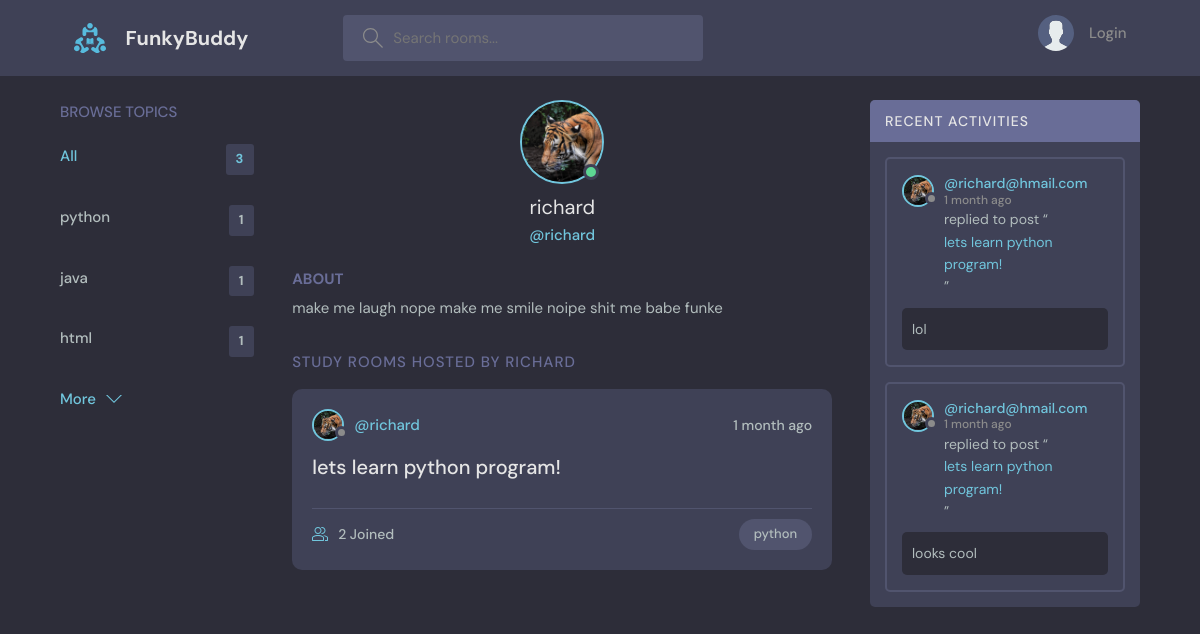
Page /profile/1/ on the committed database.
### base/models.py (models this page shows, shortened)
class Topic(models.Model):
    name= models.CharField(max_length=200)

class User(AbstractUser):
    name = models.CharField(max_length=200, null=True)
    email = models.EmailField(unique=True, null=True)
    bio = models.TextField(null=True)
    avatar = models.ImageField(null=True, default="avatar.svg")
    USERNAME_FIELD = 'email'
    REQUIRED_FIELDS = []

class Room(models.Model):
    host = models.ForeignKey(User, on_delete=models.SET_NULL, null=True)
    topic = models.ForeignKey(Topic, on_delete=models.SET_NULL, null=True)
    name = models.CharField( max_length=200)
    description = models.TextField(null=True, blank=True)
    participants= models.ManyToManyField(User, related_name='participants', blank=True)
    updated = models.DateTimeField(auto_now=True)
    created = models.DateTimeField(auto_now_add=True)
    class Meta:
        ordering = ['-updated', '-created']
    def __str__(self):
        return self.name

class Message(models.Model):
    user = models.ForeignKey(User, on_delete=models.CASCADE)
    room = models.ForeignKey(Room,on_delete=models.CASCADE)
    body = models.TextField()
    updated = models.DateTimeField(auto_now=True)
    created = models.DateTimeField(auto_now_add=True)
    class Meta:
        ordering = ['-updated', '-created']

### base/views.py (the view)
# urls.py: path('profile/<str:pk>/',views.userProfile, name="user-profile"),
def userProfile(request, pk):
    user= User.objects.get(id=pk)
    rooms= user.room_set.all()
    room_messages = user.message_set.all()
    topics = Topic.objects.all()
    context={'user':user, 'rooms':rooms,'room_messages':room_messages, 'topics': topics}
    return render(request, 'base/profile.html', context)

### base/templates/base/profile.html (shortened to what this page needs)
{% extends 'main.html' %}
{% block content %}
  <main class="profile-page layout layout--3">
    <div class="container">
      {% include 'base/topics_component.html' %}
        <div class="roomList">
            <div class="profile">
          <div class="profile__avatar">
            <div class="avatar avatar--large active">
              <img src="{{user.avatar.url}}" />
            </div>
          </div>
          <div class="profile__info">
            <h3>{{user.username}}</h3>
            <p>@{{user.username}}</p>
          </div>
          <div class="profile__about">
            <h3>About</h3>
            <p>
            {{user.bio}}
            </p>
          </div>
            </div>
            <div class="roomList__header">
                <div>
                    <h2>Study Rooms Hosted by {{user.username}}</a>
                    </h2>
                </div>
            </div>
            {% include 'base/feed_component.html' %}
        </div>
      {% include 'base/activity_component.html'%}
    </div>
  </main>
{% endblock content %}

### templates/main.html (shortened to what this page needs)
<!DOCTYPE html>
{% load static %}
<html lang="en">
  <head>
    <link rel="stylesheet" href="{% static 'styles/style.css' %}" />
  </head>
<body>
    {% include 'navbar.html'  %}
    {% block content %}
    {% endblock %}
</body>
</html>

### templates/navbar.html (shortened to what this page needs)
{% load static %}
   <header class="header header--loggedIn">
    <div class="container">
      <a href="{% url 'home' %}" class="header__logo">
        <img src="{% static 'images/logo.svg' %}" />
        <h1>FunkyBuddy</h1>
      </a>
      <form class="header__search" method="GET" action="{% url 'home' %}">
        <label>
          <input name="q" placeholder="Search rooms..." />
        </label>
      </form>
      <nav class="header__menu">
        {% if request.user.is_authenticated %}
        <div class="header__user">
          <a href="{% url 'update-user' %}">
            <div class="avatar avatar--medium active">
              <img src="{{request.user.avatar.url}}" />
            </div>
            <p>{{request.user.username}} <span>@{{request.user.username}}</span></p>
          </a>
          <button class="dropdown-button">
            <svg version="1.1" xmlns="http://www.w3.org/2000/svg" width="32" height="32" viewBox="0 0 32 32">
              <title>chevron-down</title>
              <path d="M16 21l-13-13h-3l16 16 16-16h-3l-13 13z"></path>
            </svg>
          </button>
        </div>
        {% else %}
        <a href="{% url 'login' %}">
          <img src="{% static 'images/avatar.svg' %}" />
          <p>Login</p>
        </a>
        {% endif %}
      </nav>
    </div>
  </header>

### base/templates/base/topics_component.html
<div class="topics">
    <div class="topics__header">
      <h2>Browse Topics</h2>
    </div>
    <ul class="topics__list">
      <li>
        <a href="{% url 'home' %}" class="active">All <span>{{topics.count}}</span></a>
      </li>
      {% for topic in topics %}
      <li>
        <a href="{% url 'home' %}?q={{topic.name}}">{{ topic.name}}<span>{{topic.room_set.all.count}}</span></a>
      </li>
      {% endfor %}
    </ul>
    <a class="btn btn--link" href="{% url 'topics' %}">
      More
      <svg version="1.1" xmlns="http://www.w3.org/2000/svg" width="32" height="32" viewBox="0 0 32 32">
        <title>chevron-down</title>
        <path d="M16 21l-13-13h-3l16 16 16-16h-3l-13 13z"></path>
      </svg>
    </a>
  </div>

### base/templates/base/feed_component.html (shortened to what this page needs)
{%for room in rooms %}
<div class="roomListRoom">
    <div class="roomListRoom__header">
      <a href="{% url 'user-profile' room.host.id %}" class="roomListRoom__author">
        <div class="avatar avatar--small">
          <img src="{{room.host.avatar.url}}" />
        </div>
        <span>@{{room.host.username}}</span>
      </a>
      <div class="roomListRoom__actions">
        <span>{{ room.created|timesince}} ago</span>
      </div>
    </div>
    <div class="roomListRoom__content">
      <a href="{%url 'room' room.id %}">{{room.name}}</a>
    </div>
    <div class="roomListRoom__meta">
      <a href="{%url 'room' room.id %}" class="roomListRoom__joined">
        {{room.participants.all.count}} Joined
      </a>
      <p class="roomListRoom__topic">{{room.topic.name}}</p>
    </div>
</div>
{% endfor %}

### base/templates/base/activity_component.html (shortened to what this page needs)
<div class="activities">
    <div class="activities__header">
        <h2>Recent Activities</h2>
    </div>
    {% for message in room_messages %}
    <div class="activities__box">
        <div class="activities__boxHeader roomListRoom__header">
            <a href="{% url 'user-profile' message.user.id %}" class="roomListRoom__author">
                <div class="avatar avatar--small">
                     <img src="{{message.user.avatar.url}}" />
                </div>
                <p>
                    @{{message.user}}
                    <span>{{message.created|timesince}} ago</span>
                </p>
            </a>
        </div>
        <div class="activities__boxContent">
            <p>replied to post “<a href="{% url 'room' message.room.id %}">{{message.room}}</a>”</p>
            <div class="activities__boxRoomContent">
                {{message.body}}
            </div>
        </div>
    </div>
    {% endfor %}
</div>

### rows in the picture
Topic: name "python", room_set.all.count "1"
Topic: name "java", room_set.all.count "1"
Topic: name "html", room_set.all.count "1"
User: avatar (picture), username "richard", bio "make me laugh nope make me smile noipe shit me babe funke", username "RICHARD"
Room: host.avatar (picture), host.username "richard", created "1 month", name "lets learn python program!", participants.all.count "2", topic.name "python"
Message: user.avatar (picture), user "richard@hmail.com", created "1 month", room "lets learn python program!", body "lol"
Message: user.avatar (picture), user "richard@hmail.com", created "1 month", room "lets learn python program!", body "looks cool"

### other values in the picture
{{ topics.count }} "3"
